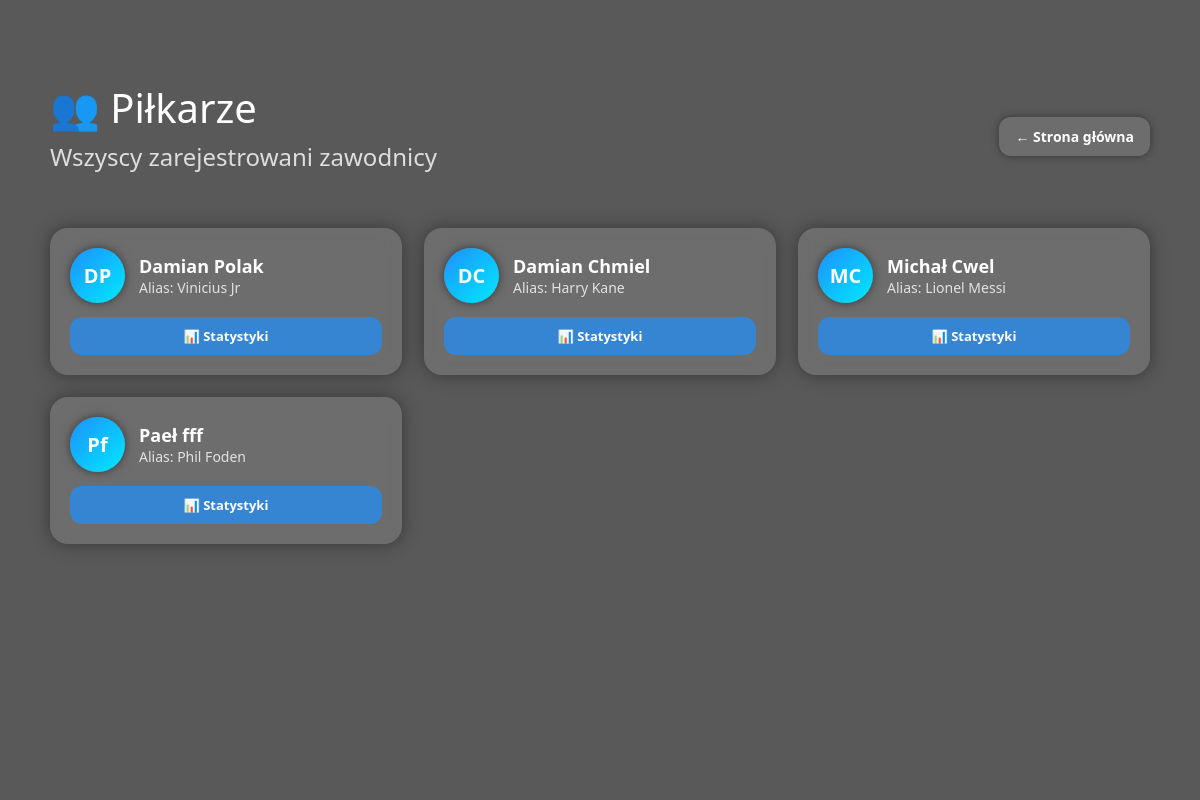
/pilkarze, run on an earlier commit of the app's database.
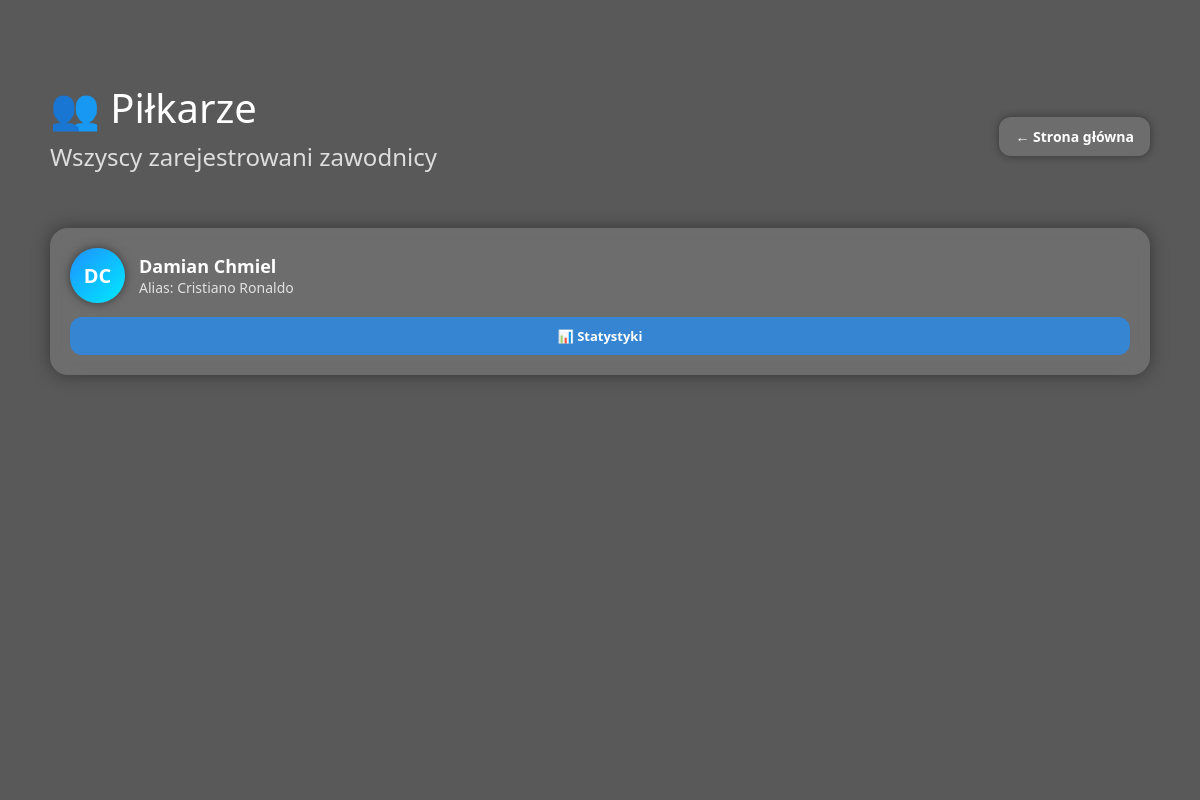
And on a later commit of the database.
### tables this page shows
CREATE TABLE users (
            id INTEGER PRIMARY KEY AUTOINCREMENT,
            first_name TEXT NOT NULL,
            last_name TEXT NOT NULL,
            player_alias TEXT UNIQUE NOT NULL,
            is_admin INTEGER DEFAULT 0
        );

### app.py (the view)
@app.route("/pilkarze")
def pilkarze():
    conn = get_db()
    players = conn.execute(
        "SELECT id, first_name, last_name, player_alias FROM users ORDER BY first_name"
    ).fetchall()
    conn.close()
    return render_template("pilkarze.html", players=players)

### app.py (called while the page is built)
def get_db():
    conn = sqlite3.connect("database.db")
    conn.row_factory = sqlite3.Row
    return conn

### templates/pilkarze.html (shortened to what this page needs)
<!DOCTYPE html>
<html lang="pl">
<head>
</head>
<body>
<div class="overlay"></div>
<div class="container">
    <div class="top-bar">
        <div>
            <h1>👥 Piłkarze</h1>
            <h2>Wszyscy zarejestrowani zawodnicy</h2>
        </div>
        <div>
            <a href="/" class="btn-modern">← Strona główna</a>
        </div>
    </div>
    <div class="players-grid">
        {% for p in players %}
        <div class="player-card">
            <div class="player-header">
                <div class="player-avatar">
                    {{ p.first_name[0] }}{{ p.last_name[0] }}
                </div>
                <div>
                    <div class="player-name">{{ p.first_name }} {{ p.last_name }}</div>
                    <div class="player-alias">Alias: {{ p.player_alias }}</div>
                </div>
            </div>
            <a href="/statystyki/{{ p.id }}" class="btn-stats">📊 Statystyki</a>
        </div>
        {% endfor %}
    </div>
</div>
</body>
</html>

### templates/pilkarze.html (style rules this page uses)
body { margin: 0; padding: 0; font-family: "Segoe UI", Arial, sans-serif; color: #fff; background-image: url('/static/stadium.jpg'); background-size: cover; background-position: center; background-repeat: no-repeat; }
.overlay { position: fixed; inset: 0; background: rgba(0,0,0,0.65); backdrop-filter: blur(6px); z-index: -1; }
.container { max-width: 1100px; margin: 60px auto; padding: 20px; }
.top-bar { display: flex; justify-content: space-between; align-items: center; margin-bottom: 35px; }
h1 { font-weight: 300; font-size: 40px; margin: 0; }
h2 { font-weight: 300; opacity: 0.8; margin-top: 5px; }
.btn-modern { padding: 10px 16px; border-radius: 12px; font-size: 14px; font-weight: 600; cursor: pointer; border: none; text-decoration: none; display: inline-block; transition: 0.25s ease; backdrop-filter: blur(6px); background: rgba(255,255,255,0.12); color: #fff; box-shadow: 0 0 8px rgba(0,0,0,0.4); }
.players-grid { display: grid; grid-template-columns: repeat(auto-fit, minmax(260px, 1fr)); gap: 22px; }
.player-card { background: rgba(255,255,255,0.12); padding: 20px; border-radius: 18px; backdrop-filter: blur(10px); box-shadow: 0 0 18px rgba(0,0,0,0.4); display: flex; flex-direction: column; gap: 14px; transition: 0.25s ease; }
.player-header { display: flex; align-items: center; gap: 14px; }
.player-avatar { width: 55px; height: 55px; border-radius: 50%; background: linear-gradient(135deg, #1e90ff, #00eaff); display: flex; align-items: center; justify-content: center; font-weight: 700; font-size: 20px; color: #fff; box-shadow: 0 0 10px rgba(0,0,0,0.5); }
.player-name { font-size: 18px; font-weight: 600; }
.player-alias { font-size: 14px; opacity: 0.8; }
.btn-stats { padding: 10px 14px; border-radius: 12px; font-size: 13px; font-weight: 600; cursor: pointer; border: none; text-decoration: none; display: inline-block; transition: 0.25s ease; background: rgba(30,144,255,0.7); color: #fff; text-align: center; }

What changed in the data, as far as the page shows it:
removed users: first_name "D", last_name "C", first_name "Damian", last_name "Chmiel", player_alias "Harry Kane"
removed users: first_name "M", last_name "C", first_name "Michał", last_name "Cwel", player_alias "Lionel Messi"
removed users: first_name "P", last_name "f", first_name "Paeł", last_name "fff", player_alias "Phil Foden"
changed users "Damian": last_name "P" → "C"; last_name "Polak" → "Chmiel"; player_alias "Vinicius Jr" → "Cristiano Ronaldo"
